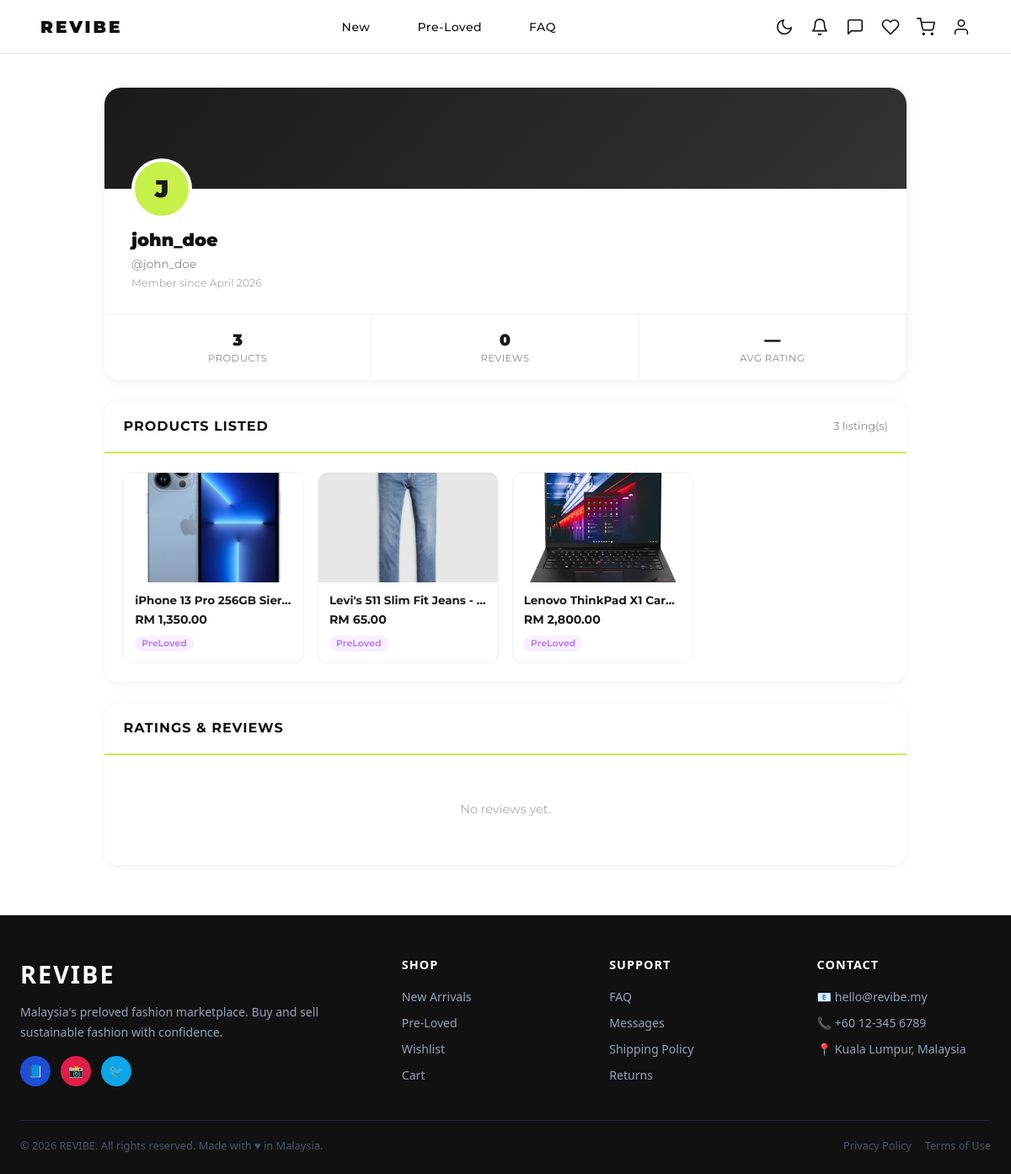
The page /profile_public.php?id=1 (signed in) on the database its author committed.
### tables this page shows
CREATE TABLE `users` (
  `id` bigint(20) UNSIGNED NOT NULL,
  `username` varchar(50) NOT NULL,
  `email` varchar(150) NOT NULL,
  `password_hash` varchar(255) NOT NULL,
  `role` enum('user','admin') NOT NULL DEFAULT 'user',
  `is_active` tinyint(1) NOT NULL DEFAULT 1,
  `created_at` timestamp NOT NULL DEFAULT current_timestamp(),
  `updated_at` timestamp NOT NULL DEFAULT current_timestamp() ON UPDATE current_timestamp()
);

CREATE TABLE `products` (
  `id` int(11) NOT NULL,
  `seller_id` bigint(20) UNSIGNED NOT NULL,
  `category_id` int(11) NOT NULL,
  `name` varchar(255) NOT NULL,
  `description` text DEFAULT NULL,
  `price` decimal(10,2) NOT NULL,
  `condition` enum('new','like_new','good','fair','poor') NOT NULL,
  `stock_quantity` int(11) DEFAULT 0,
  `status` enum('pending','approved','rejected','sold_out','unlisted') NOT NULL DEFAULT 'pending',
  `rejection_reason` text DEFAULT NULL,
  `created_at` timestamp NULL DEFAULT current_timestamp(),
  `updated_at` timestamp NULL DEFAULT current_timestamp() ON UPDATE current_timestamp()
);

### profile_public.php (the view, shortened to what this page needs)
<?php
require_once 'includes/db.php';
$profile_id = (int)$_GET['id'];
$result = mysqli_query($conn,
    "SELECT u.id, u.username, u.created_at,
            p.first_name, p.last_name, p.bio,
            p.avatar_url, p.city, p.country, p.website,
            s.privacy_level
     FROM users u
     LEFT JOIN user_profiles p ON u.id = p.user_id
     LEFT JOIN user_settings s ON u.id = s.user_id
     WHERE u.id = $profile_id AND u.is_active = 1"
);
$profile = mysqli_fetch_assoc($result);
$display_name = trim(($profile['first_name'] ?? '') . ' ' . ($profile['last_name'] ?? ''));
if (empty($display_name)) $display_name = $profile['username'];
$join_date = date('F Y', strtotime($profile['created_at']));
$products_result = mysqli_query($conn,
    "SELECT p.id, p.name, p.description, p.price, p.`condition`,
            (SELECT image_url FROM product_images pi
             WHERE pi.product_id = p.id AND pi.is_primary = 1 LIMIT 1) AS image
     FROM products p
     WHERE p.seller_id = $profile_id AND p.status = 'approved'
     ORDER BY p.created_at DESC LIMIT 10"
);
$ratings_result = mysqli_query($conn,
    "SELECT r.rating as score, r.review_text as comment, r.created_at, u.username as reviewer_name
     FROM reviews r
     JOIN users u ON r.user_id = u.id
     WHERE r.product_id IN (SELECT id FROM products WHERE seller_id = $profile_id)
     ORDER BY r.created_at DESC"
);
$avg_data      = mysqli_fetch_assoc(mysqli_query($conn,
    "SELECT COUNT(*) total, ROUND(AVG(rating),1) avg FROM reviews
     WHERE product_id IN (SELECT id FROM products WHERE seller_id=$profile_id)"
));
$product_count = mysqli_fetch_assoc(mysqli_query($conn,
    "SELECT COUNT(*) c FROM products WHERE seller_id=$profile_id AND status='approved'"
))['c'];
require_once 'includes/header.php';
?>
<main style="max-width:1000px;margin:40px auto;padding:0 1.5rem;">
    <div class="pub-card" style="background:#fff;border-radius:20px;overflow:hidden;box-shadow:0 2px 14px rgba(0,0,0,.07);margin-bottom:1.6rem;">
        <div style="height:120px;background:linear-gradient(135deg,#1a1a1a 0%,#333 100%);position:relative;">
            <div style="position:absolute;bottom:-36px;left:2rem;
                        width:72px;height:72px;border-radius:50%;
                        background:#c8f04a;border:4px solid #fff;
                        display:flex;align-items:center;justify-content:center;
                        font-size:1.8rem;font-weight:900;color:#1a1a1a;overflow:hidden;">
                <?php if (!empty($profile['avatar_url'])): ?>
                    <img src="<?= htmlspecialchars($profile['avatar_url']) ?>" alt="" style="width:100%;height:100%;object-fit:cover;">
                <?php else: ?>
                    <?= strtoupper(substr($profile['username'], 0, 1)) ?>
                <?php endif; ?>
            </div>
        </div>
        <div style="padding:2.8rem 2rem 1.6rem;display:flex;align-items:flex-start;justify-content:space-between;flex-wrap:wrap;gap:1rem;">
            <div>
                <h1 class="pub-name" style="font-size:1.3rem;font-weight:900;margin:0 0 3px;"><?= htmlspecialchars($display_name) ?></h1>
                <p class="pub-sub" style="color:#888;font-size:.85rem;margin:0 0 4px;">@<?= htmlspecialchars($profile['username']) ?></p>
                <p class="pub-sub" style="color:#aaa;font-size:.78rem;margin:4px 0 0;">Member since <?= $join_date ?></p>
            </div>
        </div>
        <div class="pub-card-border" style="display:flex;border-top:1px solid #f0f0f0;">
            <?php foreach ([['Products',$product_count],['Reviews',$avg_data['total']],['Avg Rating',$avg_data['avg']??'—']] as [$l,$v]): ?>
            <div class="pub-card-border" style="flex:1;padding:1rem;text-align:center;border-right:1px solid #f0f0f0;">
                <div class="pub-stat-val" style="font-size:1.2rem;font-weight:900;color:#1a1a1a;"><?= $v ?></div>
                <div class="pub-stat-lbl" style="font-size:.72rem;color:#888;text-transform:uppercase;letter-spacing:.5px;"><?= $l ?></div>
            </div>
            <?php endforeach; ?>
        </div>
    </div>
    <div class="pub-section" style="background:#fff;border-radius:16px;box-shadow:0 2px 12px rgba(0,0,0,.06);margin-bottom:1.6rem;overflow:hidden;">
        <div class="pub-section-head" style="padding:1.1rem 1.4rem;border-bottom:2px solid #c8f04a;display:flex;align-items:center;justify-content:space-between;">
            <h2 style="font-size:1rem;font-weight:700;text-transform:uppercase;letter-spacing:1px;margin:0;">Products Listed</h2>
            <span style="font-size:.8rem;color:#888;"><?= $product_count ?> listing(s)</span>
        </div>
        <div style="padding:1.4rem;">
            <?php if (mysqli_num_rows($products_result) > 0): ?>
            <div style="display:grid;grid-template-columns:repeat(auto-fill,minmax(170px,1fr));gap:1rem;">
                <?php while ($p = mysqli_fetch_assoc($products_result)):
                    $cond = strtolower($p['condition'] ?? '');
                    $cLabel = $cond === 'new' ? 'New' : 'PreLoved';
                    $cColor = $cond === 'new' ? '#4ade80' : '#c084fc';
                ?>
                <a href="/revibe/product_detail.php?id=<?= $p['id'] ?>" style="text-decoration:none;">
                    <div class="pub-product-wrap" style="border:1.5px solid #eee;border-radius:12px;overflow:hidden;">
                        <div class="pub-product-img" style="height:130px;background:#f5f5f5;overflow:hidden;">
                            <?php if (!empty($p['image'])): ?>
                            <img src="<?= htmlspecialchars($p['image']) ?>" alt=""
                                 style="width:100%;height:100%;object-fit:cover;"
                                 onerror="this.parentElement.style.background='#eee'">
                            <?php else: ?>
                            <div class="pub-empty" style="height:100%;display:flex;align-items:center;justify-content:center;color:#bbb;font-size:.8rem;">No Image</div>
                            <?php endif; ?>
                        </div>
                        <div class="pub-product-body" style="padding:.7rem .8rem;">
                            <p class="pub-product-name" style="font-weight:700;font-size:.84rem;margin:0 0 3px;overflow:hidden;text-overflow:ellipsis;white-space:nowrap;color:#1a1a1a;"><?= htmlspecialchars($p['name']) ?></p>
                            <p class="pub-product-price" style="color:#1a1a1a;font-weight:700;font-size:.88rem;margin:0 0 4px;">RM <?= number_format($p['price'],2) ?></p>
                            <span style="font-size:.68rem;font-weight:700;color:<?= $cColor ?>;background:<?= $cColor ?>22;padding:.15rem .5rem;border-radius:20px;"><?= $cLabel ?></span>
                        </div>
                    </div>
                </a>
                <?php endwhile; ?>
            </div>
            <?php else: ?>
            <div class="pub-empty" style="text-align:center;color:#aaa;font-size:.9rem;padding:2rem 0;">No products listed yet.</div>
            <?php endif; ?>
        </div>
    </div>
    <div class="pub-section" style="background:#fff;border-radius:16px;box-shadow:0 2px 12px rgba(0,0,0,.06);overflow:hidden;">
        <div class="pub-section-head" style="padding:1.1rem 1.4rem;border-bottom:2px solid #c8f04a;display:flex;align-items:center;justify-content:space-between;flex-wrap:wrap;gap:.5rem;">
            <h2 style="font-size:1rem;font-weight:700;text-transform:uppercase;letter-spacing:1px;margin:0;">Ratings & Reviews</h2>
        </div>
        <div style="padding:1.4rem;">
            <?php if (mysqli_num_rows($ratings_result) > 0): ?>
            <?php while ($r = mysqli_fetch_assoc($ratings_result)): ?>
            <div class="pub-review-row" style="padding:.9rem 0;border-bottom:1px solid #f5f5f5;">
                <div style="display:flex;align-items:center;gap:.6rem;margin-bottom:.3rem;">
                    <strong class="pub-review-name" style="font-size:.88rem;"><?= htmlspecialchars($r['reviewer_name']) ?></strong>
                    <span style="color:#f59e0b;font-size:.82rem;"><?= renderStars($r['score']) ?></span>
                    <span class="pub-review-date" style="color:#aaa;font-size:.75rem;"><?= date('d M Y', strtotime($r['created_at'])) ?></span>
                </div>
                <?php if (!empty($r['comment'])): ?>
                <p class="pub-review-text" style="font-size:.84rem;color:#555;margin:0;"><?= htmlspecialchars($r['comment']) ?></p>
                <?php endif; ?>
            </div>
            <?php endwhile; ?>
            <?php else: ?>
            <div class="pub-empty" style="text-align:center;color:#aaa;font-size:.9rem;padding:2rem 0;">No reviews yet.</div>
            <?php endif; ?>
        </div>
    </div>
</main>
<?php require_once 'includes/footer.php'; ?>

### css/style.css (style rules this page uses)
*, *::before, *::after { box-sizing: border-box; margin: 0; padding: 0; }
:root { --green: #4ade80; --purple: #c084fc; --black: #111111; --white: #ffffff; --gray-light: #f5f5f5; --gray-text: #555555; --border: #e0e0e0; --font-display: 'Bebas Neue', sans-serif; --font-body: 'Montserrat', sans-serif; }
html, body { font-family: var(--font-body); color: var(--black); background: var(--white); line-height: 1.5; }
a { text-decoration: none; color: inherit; }

### rows shown on the page
users: username "J", username "john_doe", created_at "April 2026"
products: shows a picture, name "iPhone 13 Pro 256GB Sier…", price "1,350.00", condition "PreLoved"
products: shows a picture, name "Levi's 511 Slim Fit Jeans -…", price "65.00", condition "PreLoved"
products: shows a picture, name "Lenovo ThinkPad X1 Car…", price "2,800.00", condition "PreLoved"

### other values the page prints
$v "3"
$l "PRODUCTS"
$v "0"
$l "REVIEWS"
$v "—"
$l "AVG RATING"
$product_count "3"
